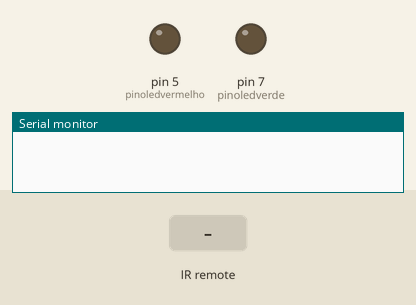
Simulated run of this sketch. Board: Arduino Uno, built with avr-gcc and run on an emulated ATmega328P. Parts: output pins drawn as LEDs (lit = HIGH), the last lines printed to the serial monitor. The test bench sets the inputs (shaded band).

Above: at 1.2 s.
1.3 s: infrared code 0xE0E0A659 received
At 1.8 s:
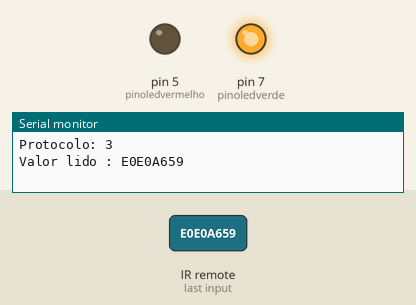
2.8 s: infrared code 0xE0E046B9 received
At 4.0 s:
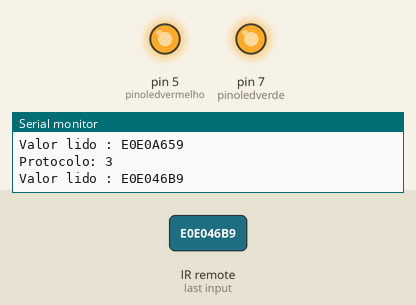
4.3 s: infrared code 0xE0E0A659 received
At 5.2 s:
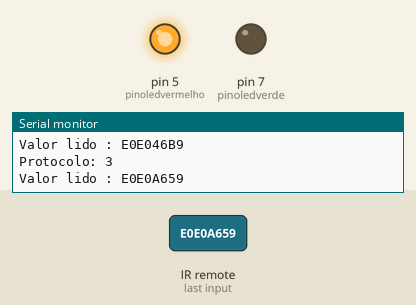
Timing chart, 0 to 7.3 s (numbered marks = the images above; inputs shaded):
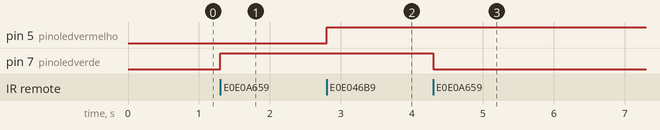

Measured:
- after the input at 1.3 s, pin 7 (pinoledverde): LOW → HIGH at once
- after the input at 2.8 s, pin 5 (pinoledvermelho): LOW → HIGH at once
- after the input at 4.3 s, pin 7 (pinoledverde): HIGH → LOW at once

The sketch:

sketch_jun27c_v2.ino
```cpp
// Programa : Teste Controle Remoto IR
// Autor : Arduino e Cia

#include <IRremote.h>

int RECV_PIN = 11;
int armazenavalor = 0;
int pinoledvermelho = 5;
int pinoledverde = 7;
boolean estadoledverde = 0;
boolean estadoledvermelho = 0;

IRrecv irrecv(RECV_PIN);
decode_results results;

void setup()
{
  pinMode(pinoledvermelho, OUTPUT);
  pinMode(pinoledverde, OUTPUT);
  Serial.begin(9600);
  irrecv.enableIRIn(); // Inicializa o receptor IR
  digitalWrite(pinoledverde, estadoledverde);
  digitalWrite(pinoledvermelho, estadoledvermelho);
}

void loop()
{
 if (irrecv.decode(&results))
 {
  Serial.print("Protocolo: ");
  Serial.println(results.decode_type, DEC);
  Serial.print("Valor lido : ");
  Serial.println(results.value, HEX);
  armazenavalor = (results.value);
  switch (armazenavalor)
  {
   case 0xE0E0A659:
    estadoledverde = !estadoledverde;
    digitalWrite(pinoledverde, estadoledverde);  //Acende/Apaga o led verde
    break;

   case 0xE0E046B9:
    estadoledvermelho = !estadoledvermelho;
    digitalWrite(pinoledvermelho, estadoledvermelho);  //Acende/Apaga o led vermelho
    break;

   case 0xE0E016E9:
    if (estadoledverde == 0 && estadoledvermelho == 0)
    {
     estadoledverde = !estadoledverde;
     estadoledvermelho = !estadoledvermelho;
     digitalWrite(pinoledverde, estadoledverde);  //Acende/Apaga o led verde
     digitalWrite(pinoledvermelho, estadoledvermelho);  //Acende/Apaga o led vermelho
    }
    else if (estadoledverde == 1 && estadoledvermelho == 0)
    {
     estadoledvermelho = !estadoledvermelho;
     digitalWrite(pinoledverde, estadoledverde);  //Acende/Apaga o led verde
     digitalWrite(pinoledvermelho, estadoledvermelho);  //Acende/Apaga o led vermelho
    }
    else if (estadoledverde == 0 && estadoledvermelho == 1)
    {
     estadoledverde = !estadoledverde;
     digitalWrite(pinoledverde, estadoledverde);  //Acende/Apaga o led verde
     digitalWrite(pinoledvermelho, estadoledvermelho);  //Acende/Apaga o led vermelho
    }
    else if (estadoledverde == 1 && estadoledvermelho == 1)
    {
     estadoledverde = !estadoledverde;
     estadoledvermelho = !estadoledvermelho;
     digitalWrite(pinoledverde, estadoledverde);  //Acende/Apaga o led verde
     digitalWrite(pinoledvermelho, estadoledvermelho);  //Acende/Apaga o led vermelho
    }
    break;
  }
  irrecv.resume(); //Le o próximo valor
 }
}
```
